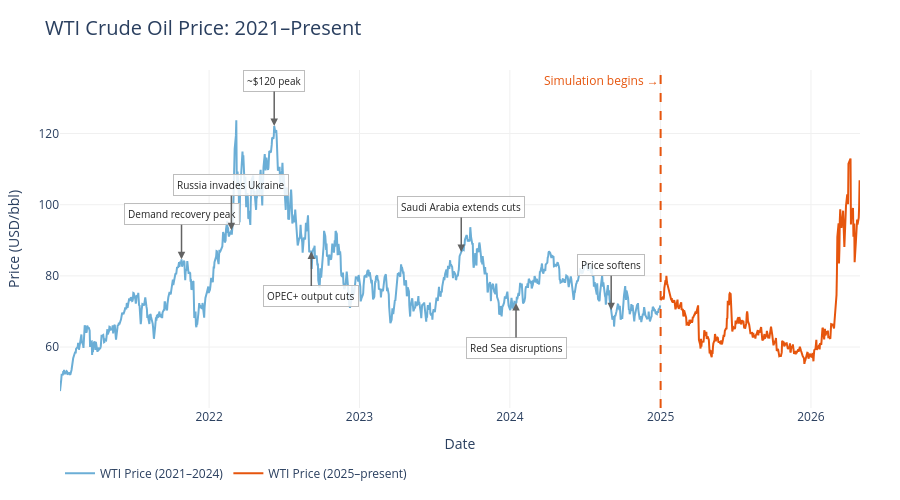

The cell this chart's notebook holds for it:
### Markdown cell above
---

## Act 1 — The World Before the Simulation

Before we run a single forecast, let's ground ourselves in the full price history.
Oil markets are not stationary — they're shaped by geopolitics, macroeconomics, and supply
decisions that no historical pattern can fully anticipate.

### Code cell
def make_context_chart(price_df: pd.DataFrame) -> go.Figure:
    """Annotated WTI price history from 2021 through start of simulation."""
    history = price_df.loc[:"2024-12-31"]
    sim_era = price_df.loc["2025-01-01":]

    events: list[tuple[str, str, str]] = [
        ("2021-10-26", "Demand recovery peak", "above"),
        ("2022-02-24", "Russia invades Ukraine", "above"),
        ("2022-06-08", "~$120 peak", "above"),
        ("2022-09-05", "OPEC+ output cuts", "below"),
        ("2023-09-05", "Saudi Arabia extends cuts", "above"),
        ("2024-01-15", "Red Sea disruptions", "below"),
        ("2024-09-03", "Price softens", "above"),
    ]

    fig = go.Figure()

    fig.add_trace(go.Scatter(
        x=history.index, y=history["price"],
        mode="lines",
        line=dict(color="#6baed6", width=2),
        name="WTI Price (2021–2024)",
    ))

    fig.add_trace(go.Scatter(
        x=sim_era.index, y=sim_era["price"],
        mode="lines",
        line=dict(color="#e6550d", width=2),
        name="WTI Price (2025–present)",
    ))

    fig.add_vline(
        x=SIMULATION_START.timestamp() * 1000,
        line=dict(color="#e6550d", width=2, dash="dash"),
        annotation_text="Simulation begins →",
        annotation_position="top left",
        annotation_font=dict(size=12, color="#e6550d"),
    )

    for date_str, label, position in events:
        ts = pd.Timestamp(date_str)
        nearby = price_df.index[price_df.index >= ts]
        if len(nearby) == 0:
            continue
        ts = nearby[0]
        price_val = float(price_df.loc[ts, "price"])
        ay = -45 if position == "above" else 45
        fig.add_annotation(
            x=ts, y=price_val,
            text=label,
            showarrow=True,
            arrowhead=2,
            arrowsize=1,
            arrowwidth=1.5,
            arrowcolor="#636363",
            ax=0, ay=ay,
            font=dict(size=10, color="#252525"),
            bgcolor="rgba(255,255,255,0.85)",
            bordercolor="#bdbdbd",
            borderwidth=1,
            borderpad=3,
        )

    fig.update_layout(
        title=dict(text="WTI Crude Oil Price: 2021–Present", font=dict(size=20)),
        xaxis=dict(title="Date", showgrid=True, gridcolor="#f0f0f0"),
        yaxis=dict(title="Price (USD/bbl)", showgrid=True, gridcolor="#f0f0f0"),
        template="plotly_white",
        legend=dict(orientation="h", y=-0.15),
        height=500,
        margin=dict(t=70, b=80, l=60, r=40),
    )
    return fig


make_context_chart(price_df).show()

### Figure 1 — Plotly figure (JSON) as saved in the notebook; plotly's stock layout.template omitted (floating-point values rounded to 4 significant figures; data arrays with more than 128 entries replaced by an {"elided": "..."} marker saying what was removed)
{"data": [{"line": {"color": "#6baed6", "width": 2}, "mode": "lines", "name": "WTI Price (2021–2024)", "type": "scatter", "x": {"elided": "1005 str values"}, "y": {"elided": "1005 float values"}}, {"line": {"color": "#e6550d", "width": 2}, "mode": "lines", "name": "WTI Price (2025–present)", "type": "scatter", "x": {"elided": "334 str values"}, "y": {"elided": "334 float values"}}], "layout": {"annotations": [{"font": {"color": "#e6550d", "size": 12}, "showarrow": false, "text": "Simulation begins →", "x": 1735689600000, "xanchor": "right", "xref": "x", "y": 1, "yanchor": "top", "yref": "y domain"}, {"arrowcolor": "#636363", "arrowhead": 2, "arrowsize": 1, "arrowwidth": 1.5, "ax": 0, "ay": -45, "bgcolor": "rgba(255,255,255,0.85)", "bordercolor": "#bdbdbd", "borderpad": 3, "borderwidth": 1, "font": {"color": "#252525", "size": 10}, "showarrow": true, "text": "Demand recovery peak", "x": "2021-10-26T00:00:00", "y": 84.65}, {"arrowcolor": "#636363", "arrowhead": 2, "arrowsize": 1, "arrowwidth": 1.5, "ax": 0, "ay": -45, "bgcolor": "rgba(255,255,255,0.85)", "bordercolor": "#bdbdbd", "borderpad": 3, "borderwidth": 1, "font": {"color": "#252525", "size": 10}, "showarrow": true, "text": "Russia invades Ukraine", "x": "2022-02-24T00:00:00", "y": 92.81}, {"arrowcolor": "#636363", "arrowhead": 2, "arrowsize": 1, "arrowwidth": 1.5, "ax": 0, "ay": -45, "bgcolor": "rgba(255,255,255,0.85)", "bordercolor": "#bdbdbd", "borderpad": 3, "borderwidth": 1, "font": {"color": "#252525", "size": 10}, "showarrow": true, "text": "~$120 peak", "x": "2022-06-08T00:00:00", "y": 122.1}, {"arrowcolor": "#636363", "arrowhead": 2, "arrowsize": 1, "arrowwidth": 1.5, "ax": 0, "ay": 45, "bgcolor": "rgba(255,255,255,0.85)", "bordercolor": "#bdbdbd", "borderpad": 3, "borderwidth": 1, "font": {"color": "#252525", "size": 10}, "showarrow": true, "text": "OPEC+ output cuts", "x": "2022-09-06T00:00:00", "y": 86.88}, {"arrowcolor": "#636363", "arrowhead": 2, "arrowsize": 1, "arrowwidth": 1.5, "ax": 0, "ay": -45, "bgcolor": "rgba(255,255,255,0.85)", "bordercolor": "#bdbdbd", "borderpad": 3, "borderwidth": 1, "font": {"color": "#252525", "size": 10}, "showarrow": true, "text": "Saudi Arabia extends cuts", "x": "2023-09-05T00:00:00", "y": 86.69}, {"arrowcolor": "#636363", "arrowhead": 2, "arrowsize": 1, "arrowwidth": 1.5, "ax": 0, "ay": 45, "bgcolor": "rgba(255,255,255,0.85)", "bordercolor": "#bdbdbd", "borderpad": 3, "borderwidth": 1, "font": {"color": "#252525", "size": 10}, "showarrow": true, "text": "Red Sea disruptions", "x": "2024-01-16T00:00:00", "y": 72.4}, {"arrowcolor": "#636363", "arrowhead": 2, "arrowsize": 1, "arrowwidth": 1.5, "ax": 0, "ay": -45, "bgcolor": "rgba(255,255,255,0.85)", "bordercolor": "#bdbdbd", "borderpad": 3, "borderwidth": 1, "font": {"color": "#252525", "size": 10}, "showarrow": true, "text": "Price softens", "x": "2024-09-03T00:00:00", "y": 70.34}], "height": 500, "legend": {"orientation": "h", "y": -0.15}, "margin": {"b": 80, "l": 60, "r": 40, "t": 70}, "shapes": [{"line": {"color": "#e6550d", "dash": "dash", "width": 2}, "type": "line", "x0": 1735689600000, "x1": 1735689600000, "xref": "x", "y0": 0, "y1": 1, "yref": "y domain"}], "title": {"font": {"size": 20}, "text": "WTI Crude Oil Price: 2021–Present"}, "xaxis": {"gridcolor": "#f0f0f0", "showgrid": true, "title": {"text": "Date"}}, "yaxis": {"gridcolor": "#f0f0f0", "showgrid": true, "title": {"text": "Price (USD/bbl)"}}}}
